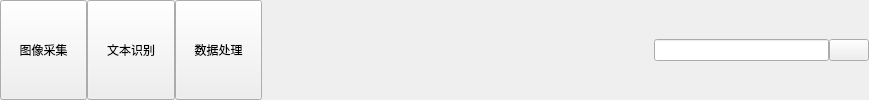
    <widget class="QFrame" name="frame">
     <property name="autoFillBackground">
      <bool>false</bool>
     </property>
     <property name="styleSheet">
      <string notr="true"/>
     </property>
     <property name="frameShape">
      <enum>QFrame::NoFrame</enum>
     </property>
     <property name="frameShadow">
      <enum>QFrame::Raised</enum>
     </property>
     <layout class="QHBoxLayout" name="horizontalLayout" stretch="2,2,2,9,4,1">
      <property name="spacing">
       <number>0</number>
      </property>
      <property name="leftMargin">
       <number>0</number>
      </property>
      <property name="topMargin">
       <number>0</number>
      </property>
      <property name="rightMargin">
       <number>0</number>
      </property>
      <property name="bottomMargin">
       <number>0</number>
      </property>
      <item>
       <widget class="QPushButton" name="pushButton">
        <property name="sizePolicy">
         <sizepolicy hsizetype="Minimum" vsizetype="Expanding">
          <horstretch>0</horstretch>
          <verstretch>0</verstretch>
         </sizepolicy>
        </property>
        <property name="text">
         <string>图像采集</string>
        </property>
       </widget>
      </item>
      <item>
       <widget class="QPushButton" name="pushButton_2">
        <property name="sizePolicy">
         <sizepolicy hsizetype="Minimum" vsizetype="Expanding">
          <horstretch>0</horstretch>
          <verstretch>0</verstretch>
         </sizepolicy>
        </property>
        <property name="text">
         <string>文本识别</string>
        </property>
       </widget>
      </item>
      <item>
       <widget class="QPushButton" name="pushButton_3">
        <property name="sizePolicy">
         <sizepolicy hsizetype="Minimum" vsizetype="Expanding">
          <horstretch>0</horstretch>
          <verstretch>0</verstretch>
         </sizepolicy>
        </property>
        <property name="text">
         <string>数据处理</string>
        </property>
       </widget>
      </item>
      <item>
       <spacer name="horizontalSpacer">
        <property name="orientation">
         <enum>Qt::Horizontal</enum>
        </property>
        <property name="sizeHint" stdset="0">
         <size>
          <width>481</width>
          <height>20</height>
         </size>
        </property>
       </spacer>
      </item>
      <item>
       <widget class="QLineEdit" name="lineEdit">
        <property name="sizePolicy">
         <sizepolicy hsizetype="Expanding" vsizetype="Fixed">
          <horstretch>0</horstretch>
          <verstretch>0</verstretch>
         </sizepolicy>
        </property>
        <property name="styleSheet">
         <string notr="true"/>
        </property>
        <property name="text">
         <string/>
        </property>
       </widget>
      </item>
      <item>
       <widget class="QPushButton" name="pushButton_4">
        <property name="sizePolicy">
         <sizepolicy hsizetype="Fixed" vsizetype="Fixed">
          <horstretch>0</horstretch>
          <verstretch>0</verstretch>
         </sizepolicy>
        </property>
        <property name="minimumSize">
         <size>
          <width>0</width>
          <height>0</height>
         </size>
        </property>
        <property name="sizeIncrement">
         <size>
          <width>0</width>
          <height>0</height>
         </size>
        </property>
        <property name="baseSize">
         <size>
          <width>0</width>
          <height>0</height>
         </size>
        </property>
        <property name="styleSheet">
         <string notr="true"/>
        </property>
        <property name="text">
         <string/>
        </property>
        <property name="icon">
         <iconset>
          <normalon>resources/list_search_icon.png</normalon>
         </iconset>
        </property>
        <property name="iconSize">
         <size>
          <width>40</width>
          <height>40</height>
         </size>
        </property>
        <property name="autoExclusive">
         <bool>false</bool>
        </property>
        <property name="autoRepeatDelay">
         <number>0</number>
        </property>
        <property name="autoRepeatInterval">
         <number>0</number>
        </property>
        <property name="autoDefault">
         <bool>false</bool>
        </property>
       </widget>
      </item>
     </layout>
    </widget>
